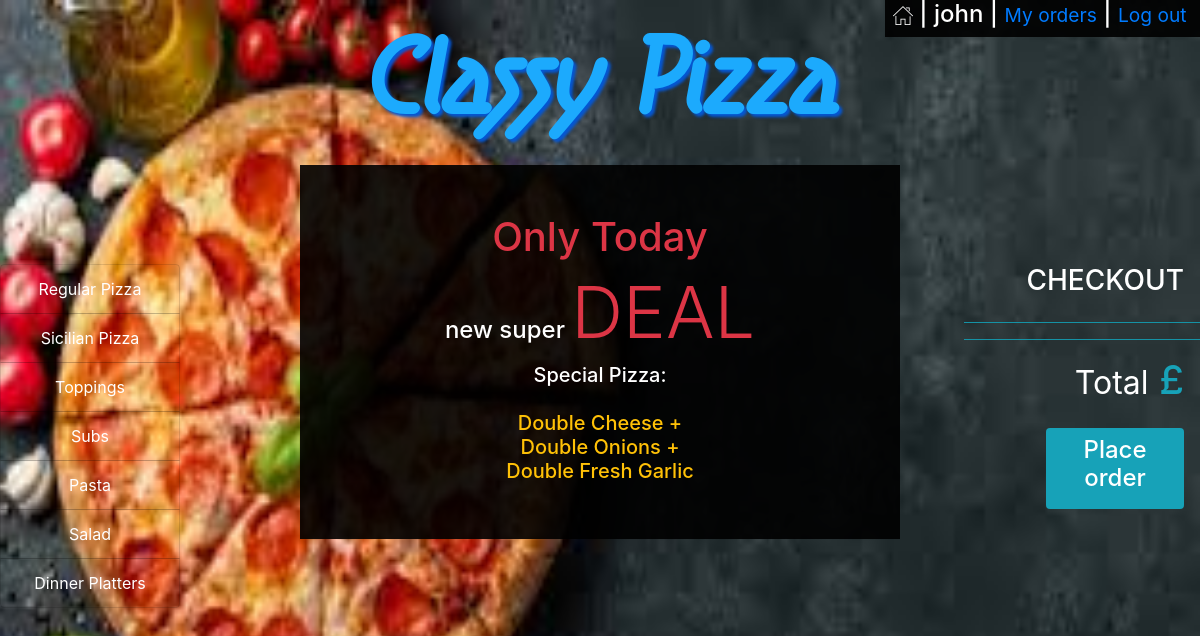
/ (signed in), run on the app's committed database.
### orders/models.py (models this page shows)
class Category(models.Model):
    name=models.CharField(max_length=64)
    def __str__(self):
        return f"{self.name}"

### orders/views.py (the view)
# urls.py: path("", views.index, name="index")
def index(request):
    if not request.user.is_authenticated:
        return render(request,"login.html",{"message":None})
    order_number=User_order.objects.get(user=request.user,status='initiated').order_number
    context = {
        "user":request.user,
        "Checkout":Order2.objects.filter(user=request.user,number=order_number),
        "Checkout_category":Order2.objects.filter(user=request.user,number=order_number).values_list('category').distinct(),
        "Total":list(Order2.objects.filter(user=request.user,number=order_number).aggregate(Sum('price')).values())[0],
        "Category": Category.objects.all(),
        "Order_number":order_number
    }
    return render(request,"index.html",context)

### orders/templates/index.html
{% extends "layout.html" %}
{% block body%}
<div class=' text-center p-5 '>
        <h1 class=' text-danger'>Only Today</h1>
        <h4>new super <span class='display-3 text-danger'>DEAL</span></h4>
        <h5 class='text-warning mx-auto'><span class='text-white'>Special Pizza:</span><br><br> Double Cheese + <br> Double Onions + <br>Double Fresh Garlic</h5>
</div>
{% endblock %}

### orders/templates/layout.html (shortened to what this page needs)
<!DOCTYPE html>
<html style="height:100%">
<head>
    {% load static %}
    <link rel="stylesheet" type="text/css" href="{% static 'styles.css' %}">
    <link rel="stylesheet" href="https://maxcdn.bootstrapcdn.com/bootstrap/4.1.3/css/bootstrap.min.css">
</head>
<body style="height:100%">
    {% if Category %}
    <div id='username'>
        <h4 class='px-2' ><a href="{% url 'index' %}"><img src="{% static 'home.png' %}"></a> |
            {{user.username}} |
            {% if not user.is_superuser %}
            <small><a href="{% url 'my_orders' Order_number %}">My orders</a></small> |
            {% endif %}
            <small><a href="{% url 'logout' %}"> Log out&nbsp;</a></small>
        </h4>
    </div>
    {% endif %}
    <p id='logo' class='text-center m-0 font-weight-bold'><a href="{% url 'index' %}">Classy Pizza</a></p>
    <div id='category' class="list-group text-center">
        {% for category in Category %}
        <a href="{% url 'menu' category  %}" class="list-group-item list-group-item-action">{{category}}</a>
        {% endfor %}
    </div>
    <div id='center_box' class='w-50  mx-auto  '>
        {% block body%}
        {% endblock %}
    </div>
    <div id='checkout' class='list-group text-right '>
    {% if Category %}
        <h3 class=' text-right pr-3'>CHECKOUT</h3>
        <ul >
            <hr class='bg-info'>
            <hr class='bg-info'>
            <li class='text-info text-right pr-3 '><h1><small class='text-white'>Total</small> £{{Total|floatformat:2}}</h1></li>
        </ul>
    <a id='place_order'  href="{% url 'my_orders' Order_number %}"><div  class='bg-info w-50 rounded p-2  ml-auto mr-3 text-center text-white '><h4>Place order</h4></div></a>
    {% endif %}
    </div>
</body>
</html>

### orders/static/styles.css (style rules this page uses)
#category { position: absolute; top:33%; width:15%; }
#category a { color:white; background-color: transparent; }
#logo { padding:0px; font-family: webLogo ; font-size: 110px; text-shadow: 3px 3px 3px rgb(5, 87, 211); }
#logo a:link, #place_order:link, #confirm_order:link { color:rgb(28, 170, 253); }
#center_box,#username { background-color: rgba(0, 0, 0, 0.9); color: white; }
#checkout { color:white; position: absolute; top:33%; right:0%; width:23%; }
#username { position: absolute; right: 0; }
li { list-style-type: none; }

### data on the page
Category: name "Regular Pizza"
Category: name "Sicilian Pizza"
Category: name "Toppings"
Category: name "Subs"
Category: name "Pasta"
Category: name "Salad"
Category: name "Dinner Platters"

### other printed values
{{ user.username }} "john"
